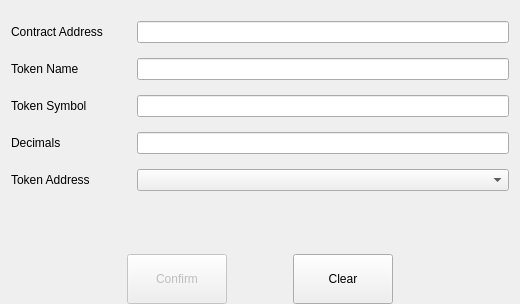
<?xml version="1.0" encoding="UTF-8"?>
<ui version="4.0">
 <class>AddTokenPage</class>
 <widget class="QWidget" name="AddTokenPage">
  <property name="geometry">
   <rect>
    <x>0</x>
    <y>0</y>
    <width>520</width>
    <height>304</height>
   </rect>
  </property>
  <property name="windowTitle">
   <string>Form</string>
  </property>
  <layout class="QVBoxLayout" name="verticalLayout">
   <property name="bottomMargin">
    <number>0</number>
   </property>
   <item>
    <spacer name="verticalSpacer_2">
     <property name="orientation">
      <enum>Qt::Vertical</enum>
     </property>
     <property name="sizeType">
      <enum>QSizePolicy::Fixed</enum>
     </property>
     <property name="sizeHint" stdset="0">
      <size>
       <width>20</width>
       <height>10</height>
      </size>
     </property>
    </spacer>
   </item>
   <item>
    <layout class="QGridLayout" name="gridLayout">
     <property name="verticalSpacing">
      <number>15</number>
     </property>
     <item row="0" column="0">
      <widget class="QLabel" name="labelContractAddress">
       <property name="minimumSize">
        <size>
         <width>120</width>
         <height>0</height>
        </size>
       </property>
       <property name="text">
        <string>Contract Address</string>
       </property>
      </widget>
     </item>
     <item row="0" column="1">
      <widget class="QLineEdit" name="lineEditContractAddress">
       <property name="alignment">
        <set>Qt::AlignCenter</set>
       </property>
      </widget>
     </item>
     <item row="1" column="0">
      <widget class="QLabel" name="labelTokenName">
       <property name="minimumSize">
        <size>
         <width>120</width>
         <height>0</height>
        </size>
       </property>
       <property name="text">
        <string>Token Name</string>
       </property>
      </widget>
     </item>
     <item row="1" column="1">
      <widget class="QLineEdit" name="lineEditTokenName">
       <property name="alignment">
        <set>Qt::AlignCenter</set>
       </property>
       <property name="readOnly">
        <bool>false</bool>
       </property>
      </widget>
     </item>
     <item row="2" column="0">
      <widget class="QLabel" name="labelTokenSymbol">
       <property name="minimumSize">
        <size>
         <width>120</width>
         <height>0</height>
        </size>
       </property>
       <property name="text">
        <string>Token Symbol</string>
       </property>
      </widget>
     </item>
     <item row="2" column="1">
      <widget class="QLineEdit" name="lineEditTokenSymbol">
       <property name="alignment">
        <set>Qt::AlignCenter</set>
       </property>
       <property name="readOnly">
        <bool>false</bool>
       </property>
      </widget>
     </item>
     <item row="3" column="0">
      <widget class="QLabel" name="labelDecimals">
       <property name="minimumSize">
        <size>
         <width>120</width>
         <height>0</height>
        </size>
       </property>
       <property name="text">
        <string>Decimals</string>
       </property>
      </widget>
     </item>
     <item row="3" column="1">
      <widget class="QLineEdit" name="lineEditDecimals">
       <property name="alignment">
        <set>Qt::AlignCenter</set>
       </property>
       <property name="readOnly">
        <bool>true</bool>
       </property>
      </widget>
     </item>
     <item row="4" column="0">
      <layout class="QVBoxLayout" name="verticalLayout_3">
       <item>
        <widget class="QLabel" name="label">
         <property name="minimumSize">
          <size>
           <width>120</width>
           <height>0</height>
          </size>
         </property>
         <property name="text">
          <string>Token Address</string>
         </property>
        </widget>
       </item>
       <item>
        <widget class="QLabel" name="labelSpacer">
         <property name="sizePolicy">
          <sizepolicy hsizetype="Preferred" vsizetype="Fixed">
           <horstretch>0</horstretch>
           <verstretch>0</verstretch>
          </sizepolicy>
         </property>
         <property name="text">
          <string/>
         </property>
        </widget>
       </item>
      </layout>
     </item>
     <item row="4" column="1">
      <layout class="QVBoxLayout" name="verticalLayout_2">
       <item>
        <widget class="AddressField" name="lineEditSenderAddress"/>
       </item>
       <item>
        <widget class="QLabel" name="labelDescription">
         <property name="sizePolicy">
          <sizepolicy hsizetype="Preferred" vsizetype="Preferred">
           <horstretch>0</horstretch>
           <verstretch>0</verstretch>
          </sizepolicy>
         </property>
         <property name="text">
          <string/>
         </property>
        </widget>
       </item>
      </layout>
     </item>
    </layout>
   </item>
   <item>
    <spacer name="verticalSpacer">
     <property name="orientation">
      <enum>Qt::Vertical</enum>
     </property>
     <property name="sizeHint" stdset="0">
      <size>
       <width>20</width>
       <height>40</height>
      </size>
     </property>
    </spacer>
   </item>
   <item>
    <layout class="QHBoxLayout" name="horizontalLayout">
     <property name="rightMargin">
      <number>0</number>
     </property>
     <item>
      <spacer name="horizontalSpacer">
       <property name="orientation">
        <enum>Qt::Horizontal</enum>
       </property>
       <property name="sizeHint" stdset="0">
        <size>
         <width>40</width>
         <height>20</height>
        </size>
       </property>
      </spacer>
     </item>
     <item>
      <widget class="QPushButton" name="confirmButton">
       <property name="enabled">
        <bool>false</bool>
       </property>
       <property name="minimumSize">
        <size>
         <width>100</width>
         <height>50</height>
        </size>
       </property>
       <property name="text">
        <string>Confirm</string>
       </property>
      </widget>
     </item>
     <item>
      <spacer name="horizontalSpacer_3">
       <property name="orientation">
        <enum>Qt::Horizontal</enum>
       </property>
       <property name="sizeType">
        <enum>QSizePolicy::Fixed</enum>
       </property>
       <property name="sizeHint" stdset="0">
        <size>
         <width>60</width>
         <height>20</height>
        </size>
       </property>
      </spacer>
     </item>
     <item>
      <widget class="QPushButton" name="clearButton">
       <property name="minimumSize">
        <size>
         <width>100</width>
         <height>50</height>
        </size>
       </property>
       <property name="text">
        <string>Clear</string>
       </property>
      </widget>
     </item>
     <item>
      <spacer name="horizontalSpacer_2">
       <property name="orientation">
        <enum>Qt::Horizontal</enum>
       </property>
       <property name="sizeHint" stdset="0">
        <size>
         <width>40</width>
         <height>20</height>
        </size>
       </property>
      </spacer>
     </item>
    </layout>
   </item>
  </layout>
 </widget>
 <customwidgets>
  <customwidget>
   <class>AddressField</class>
   <extends>QComboBox</extends>
   <header>addressfield.h</header>
  </customwidget>
 </customwidgets>
 <resources/>
 <connections/>
</ui>
